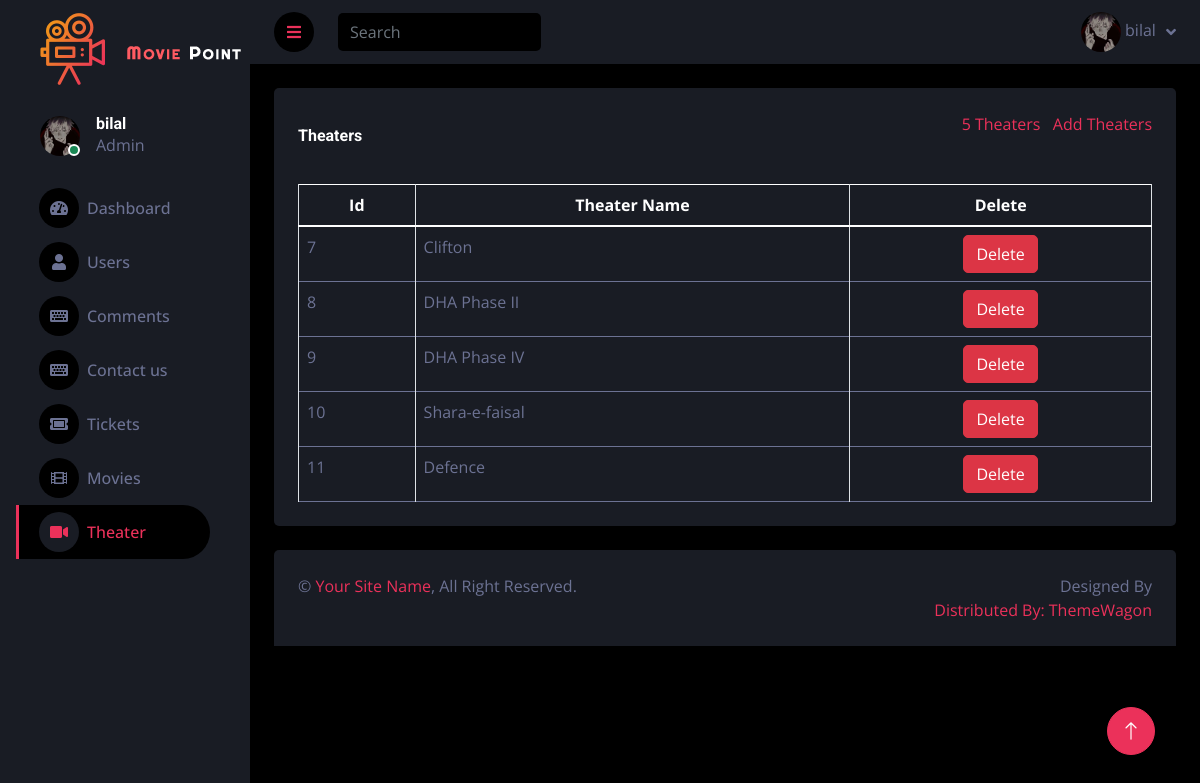
The page /dashboard/theater.php (signed in) on the database its author committed.
### tables this page shows
CREATE TABLE `theater` (
  `id` int(11) NOT NULL,
  `theater_name` varchar(50) NOT NULL
);

### dashboard/theater.php (the view, shortened to what this page needs)
<!DOCTYPE HTML>
<html lang="zxx">
<head>
<?php
include "conect.php";
$sql = "SELECT * FROM `theater`";
$result = $connection->query($sql);
$sqll = "SELECT COUNT(*) as total_comments FROM `theater`";
$result2 = $connection->query($sqll);
if ($result2->num_rows > 0) {
    $comm = $result2->fetch_assoc();
    } else {
    echo "0 Comments";
    }
?>
<?php
include 'conect.php';
$rows = mysqli_query($connection, "SELECT userimage FROM `login` WHERE username = '" . $_SESSION['username'] . "'");
?>
    <link href="https://cdnjs.cloudflare.com/ajax/libs/font-awesome/5.10.0/css/all.min.css" rel="stylesheet">
    <link href="https://cdn.jsdelivr.net/npm/bootstrap-icons@1.4.1/font/bootstrap-icons.css" rel="stylesheet">
    <link href="lib/owlcarousel/assets/owl.carousel.min.css" rel="stylesheet">
    <link href="lib/tempusdominus/css/tempusdominus-bootstrap-4.min.css" rel="stylesheet" />
    <link href="css/bootstrap.min.css" rel="stylesheet">
    <link href="css/style.css" rel="stylesheet">
</head>
<body>
    <div class="container-fluid position-relative d-flex p-0">
        <div class="sidebar pe-4 pb-3">
            <nav class="navbar bg-secondary navbar-dark">
                <a href="dashboard.php" class="navbar-brand mx-4 mb-3">
                    <h3 class="text-primary"><img src="./img/logo.png" alt=""></h3>
                </a>
                <div class="d-flex align-items-center ms-4 mb-4">
                    <div class="position-relative">
                        <?php
						while ($row = mysqli_fetch_assoc($rows)) {
							echo '<img class="rounded-circle" src="../images/' . $row['userimage'] . '" style="width: 40px;height: 40px; title="' . $row['userimage'] . '">';
						?>
                        <div class="bg-success rounded-circle border border-2 border-white position-absolute end-0 bottom-0 p-1"></div>
                    </div>
                    <div class="ms-3">
                        <h6 class="mb-0"><?php echo $_SESSION['username'];?></h6>
                        <span>Admin</span>
                    </div>
                </div>
                <div class="navbar-nav w-100">
                    <a href="dashboard.php" class="nav-item nav-link"><i class="fa fa-tachometer-alt me-2"></i>Dashboard</a>
                    <a href="Users.php" class="nav-item nav-link "><i class="fa fa-user me-2"></i>Users </a>
                    <a href="comments.php" class="nav-item nav-link"><i class="fa fa-keyboard me-2"></i>Comments</a>
                    <a href="message.php" class="nav-item nav-link"><i class="fa fa-keyboard me-2"></i>Contact us</a>
                    <a href="ticket.php" class="nav-item nav-link"><i class="fa fa-ticket-alt me-2"></i>Tickets</a>
                    <a href="movies.php" class="nav-item nav-link"><i class="fa fa-film me-2"></i>Movies</a>
                    <a href="theater.php" class="nav-item nav-link active"><i class="fa fa-video me-2"></i>Theater</a>
                    </div>
                </div>
        </div>
        <div class="content">
            <nav class="navbar navbar-expand bg-secondary navbar-dark sticky-top px-4 py-0">
                <a href="#" class="sidebar-toggler flex-shrink-0">
                    <i class="fa fa-bars"></i>
                </a>
                <form class="d-none d-md-flex ms-4">
                    <input class="form-control bg-dark border-0" type="search" placeholder="Search">
                </form>
                <div class="navbar-nav align-items-center ms-auto">
                <div class="nav-item dropdown">
                        <a href="#" class="nav-link dropdown-toggle" data-bs-toggle="dropdown">
                        <?php
							echo '<img class="rounded-circle" src="../images/' . $row['userimage'] . '" style="width: 40px;height: 40px; title="' . $row['userimage'] . '">';
						?>
                        <?php	} ?>
                            <span class="d-none d-lg-inline-flex"><?php echo $_SESSION['username'];?></span>
                        </a>
                    </div>
                </div>
            </nav>
            <div class="container-fluid pt-4 px-4">
                <div class="bg-secondary text-center rounded p-4">
                <div class="d-flex align-items-center justify-content-between mb-4">
                        <h6 class="mb-0">Theaters</h6>
                        <div class="d-flex align-items-center justify-content-between mb-4">
                            <a href=""><?php echo "{$comm['total_comments']}";?>&nbsp;Theaters</a>&nbsp;&nbsp;&nbsp;
                            <a href="addtheater.php">Add Theaters</a>
                        </div>
                    </div>
                    <div class="table-responsive">
                        <table class="table text-start align-middle table-bordered table-hover mb-0">
                            <thead>
                                <tr class="text-white">
                                    <th style="text-align: center" scope="col">Id</th>
                                    <th style="text-align: center" scope="col">Theater Name</th>
                                    <th style="text-align: center" scope="col">Delete</th>
                                </tr>
                            </thead>
                            <tbody>
                            <?php
                                if ($result->num_rows > 0) {
                                while ($row = $result->fetch_assoc()) {
                                ?>
                                <tr>
                                <td><?php echo $row['id']; ?></td>
                                <td><?php echo $row['theater_name']; ?></td>
                                <td style="text-align: center"><a class="btn btn-danger" href="delete.php?id=<?php echo $row['id']; ?>&table=theater">Delete</a></td>
                                </tr>
                                <?php
                                    }
                                    }
                                ?>
                            </tbody>
                        </table>
                    </div>
                </div>
            </div>
            <div class="container-fluid pt-4 px-4">
                <div class="bg-secondary rounded-top p-4">
                    <div class="row">
                        <div class="col-12 col-sm-6 text-center text-sm-start">
                            &copy; <a href="#">Your Site Name</a>, All Right Reserved.
                        </div>
                        <div class="col-12 col-sm-6 text-center text-sm-end">
                            Designed By <a href="https:/.phpcodex.com".php Codex</a>
                            <br>Distributed By: <a href="https://themewagon.com" target="_blank">ThemeWagon</a>
                        </div>
                    </div>
                </div>
            </div>
        </div>
        <a href="#" class="btn btn-lg btn-primary btn-lg-square back-to-top"><i class="bi bi-arrow-up"></i></a>
</body>
<html>

### dashboard/css/style.css (style rules this page uses)
:root { --primary: #eb315a; --secondary: #191C24; --light: #6C7293; --dark: #000000; }
.back-to-top { position: fixed; display: none; right: 45px; bottom: 45px; z-index: 99; }
.btn { transition: .5s; }
.btn-lg-square { width: 48px; height: 48px; }
.btn-square, .btn-sm-square, .btn-lg-square { padding: 0; display: inline-flex; align-items: center; justify-content: center; font-weight: normal; border-radius: 50px; }
.sidebar { position: fixed; top: 0; left: 0; bottom: 0; width: 250px; height: 100vh; overflow-y: auto; background: var(--secondary); transition: 0.5s; z-index: 999; }
.content { margin-left: 250px; min-height: 100vh; background: var(--dark); transition: 0.5s; }
@media (min-width: 992px) { .sidebar { margin-left: 0; } }
@media (min-width: 992px) { .content { width: calc(100% - 250px); } }
.sidebar .navbar .navbar-nav .nav-link { padding: 7px 20px; color: var(--light); font-weight: 500; border-left: 3px solid var(--secondary); border-radius: 0 30px 30px 0; outline: none; }
.sidebar .navbar .navbar-nav .nav-link:hover, .sidebar .navbar .navbar-nav .nav-link.active { color: var(--primary); background: var(--dark); border-color: var(--primary); }
.sidebar .navbar .navbar-nav .nav-link i { width: 40px; height: 40px; display: inline-flex; align-items: center; justify-content: center; background: var(--dark); border-radius: 40px; }
.sidebar .navbar .navbar-nav .nav-link:hover i, .sidebar .navbar .navbar-nav .nav-link.active i { background: var(--secondary); }
.content .navbar .navbar-nav .nav-link { margin-left: 25px; padding: 12px 0; color: var(--light); outline: none; }
.content .navbar .sidebar-toggler, .content .navbar .navbar-nav .nav-link i { width: 40px; height: 40px; display: inline-flex; align-items: center; justify-content: center; background: var(--dark); border-radius: 40px; }
.content .navbar .dropdown-toggle::after { margin-left: 6px; vertical-align: middle; border: none; content: "\f107"; font-family: "Font Awesome 5 Free"; font-weight: 900; transition: .5s; }

### rows shown on the page
theater: id "7", theater_name "Clifton"
theater: id "8", theater_name "DHA Phase II"
theater: id "9", theater_name "DHA Phase IV"
theater: id "10", theater_name "Shara-e-faisal"
theater: id "11", theater_name "Defence"

### other values the page prints
$_SESSION['username'] "bilal"
$comm['total_comments'] "5"
